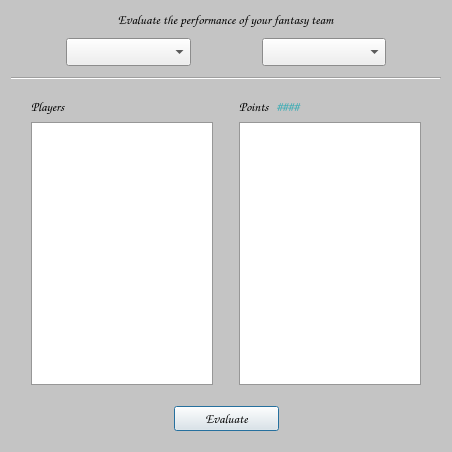
<?xml version="1.0" encoding="UTF-8"?>
<ui version="4.0">
 <class>EVALUATETeamDialog</class>
 <widget class="QDialog" name="EVALUATETeamDialog">
  <property name="windowModality">
   <enum>Qt::WindowModal</enum>
  </property>
  <property name="geometry">
   <rect>
    <x>0</x>
    <y>0</y>
    <width>452</width>
    <height>452</height>
   </rect>
  </property>
  <property name="sizePolicy">
   <sizepolicy hsizetype="Fixed" vsizetype="Fixed">
    <horstretch>0</horstretch>
    <verstretch>0</verstretch>
   </sizepolicy>
  </property>
  <property name="minimumSize">
   <size>
    <width>452</width>
    <height>452</height>
   </size>
  </property>
  <property name="maximumSize">
   <size>
    <width>550</width>
    <height>600</height>
   </size>
  </property>
  <property name="palette">
   <palette>
    <active>
     <colorrole role="Base">
      <brush brushstyle="SolidPattern">
       <color alpha="255">
        <red>255</red>
        <green>255</green>
        <blue>255</blue>
       </color>
      </brush>
     </colorrole>
     <colorrole role="Window">
      <brush brushstyle="SolidPattern">
       <color alpha="255">
        <red>196</red>
        <green>196</green>
        <blue>196</blue>
       </color>
      </brush>
     </colorrole>
    </active>
    <inactive>
     <colorrole role="Base">
      <brush brushstyle="SolidPattern">
       <color alpha="255">
        <red>255</red>
        <green>255</green>
        <blue>255</blue>
       </color>
      </brush>
     </colorrole>
     <colorrole role="Window">
      <brush brushstyle="SolidPattern">
       <color alpha="255">
        <red>196</red>
        <green>196</green>
        <blue>196</blue>
       </color>
      </brush>
     </colorrole>
    </inactive>
    <disabled>
     <colorrole role="Base">
      <brush brushstyle="SolidPattern">
       <color alpha="255">
        <red>196</red>
        <green>196</green>
        <blue>196</blue>
       </color>
      </brush>
     </colorrole>
     <colorrole role="Window">
      <brush brushstyle="SolidPattern">
       <color alpha="255">
        <red>196</red>
        <green>196</green>
        <blue>196</blue>
       </color>
      </brush>
     </colorrole>
    </disabled>
   </palette>
  </property>
  <property name="font">
   <font>
    <family>Comic Sans MS</family>
    <pointsize>10</pointsize>
   </font>
  </property>
  <property name="windowTitle">
   <string>Evaluate Team</string>
  </property>
  <property name="modal">
   <bool>true</bool>
  </property>
  <layout class="QVBoxLayout" name="verticalLayout">
   <item alignment="Qt::AlignHCenter">
    <widget class="QLabel" name="label">
     <property name="font">
      <font>
       <family>Comic Sans MS</family>
       <pointsize>10</pointsize>
       <kerning>true</kerning>
      </font>
     </property>
     <property name="text">
      <string>Evaluate the performance of your fantasy team</string>
     </property>
     <property name="textFormat">
      <enum>Qt::AutoText</enum>
     </property>
     <property name="scaledContents">
      <bool>true</bool>
     </property>
     <property name="alignment">
      <set>Qt::AlignCenter</set>
     </property>
    </widget>
   </item>
   <item>
    <layout class="QHBoxLayout" name="horizontalLayout_5">
     <property name="topMargin">
      <number>4</number>
     </property>
     <property name="bottomMargin">
      <number>5</number>
     </property>
     <item>
      <spacer name="horizontalSpacer_5">
       <property name="orientation">
        <enum>Qt::Horizontal</enum>
       </property>
       <property name="sizeType">
        <enum>QSizePolicy::Maximum</enum>
       </property>
       <property name="sizeHint" stdset="0">
        <size>
         <width>55</width>
         <height>20</height>
        </size>
       </property>
      </spacer>
     </item>
     <item>
      <widget class="QComboBox" name="comboBox">
       <property name="sizePolicy">
        <sizepolicy hsizetype="MinimumExpanding" vsizetype="Fixed">
         <horstretch>0</horstretch>
         <verstretch>0</verstretch>
        </sizepolicy>
       </property>
       <property name="minimumSize">
        <size>
         <width>110</width>
         <height>0</height>
        </size>
       </property>
       <property name="font">
        <font>
         <family>Comic Sans MS</family>
         <pointsize>11</pointsize>
        </font>
       </property>
       <property name="frame">
        <bool>true</bool>
       </property>
      </widget>
     </item>
     <item>
      <spacer name="horizontalSpacer_7">
       <property name="orientation">
        <enum>Qt::Horizontal</enum>
       </property>
       <property name="sizeType">
        <enum>QSizePolicy::Maximum</enum>
       </property>
       <property name="sizeHint" stdset="0">
        <size>
         <width>65</width>
         <height>20</height>
        </size>
       </property>
      </spacer>
     </item>
     <item>
      <widget class="QComboBox" name="comboBox_2">
       <property name="sizePolicy">
        <sizepolicy hsizetype="MinimumExpanding" vsizetype="Fixed">
         <horstretch>0</horstretch>
         <verstretch>0</verstretch>
        </sizepolicy>
       </property>
       <property name="minimumSize">
        <size>
         <width>110</width>
         <height>0</height>
        </size>
       </property>
       <property name="font">
        <font>
         <family>Comic Sans MS</family>
         <pointsize>11</pointsize>
        </font>
       </property>
      </widget>
     </item>
     <item>
      <spacer name="horizontalSpacer_6">
       <property name="orientation">
        <enum>Qt::Horizontal</enum>
       </property>
       <property name="sizeType">
        <enum>QSizePolicy::Maximum</enum>
       </property>
       <property name="sizeHint" stdset="0">
        <size>
         <width>55</width>
         <height>20</height>
        </size>
       </property>
      </spacer>
     </item>
    </layout>
   </item>
   <item>
    <widget class="Line" name="line">
     <property name="orientation">
      <enum>Qt::Horizontal</enum>
     </property>
    </widget>
   </item>
   <item>
    <layout class="QHBoxLayout" name="horizontalLayout">
     <property name="leftMargin">
      <number>20</number>
     </property>
     <property name="topMargin">
      <number>10</number>
     </property>
     <property name="rightMargin">
      <number>20</number>
     </property>
     <property name="bottomMargin">
      <number>10</number>
     </property>
     <item>
      <layout class="QVBoxLayout" name="verticalLayout_2">
       <property name="rightMargin">
        <number>10</number>
       </property>
       <item>
        <layout class="QHBoxLayout" name="horizontalLayout_2">
         <item alignment="Qt::AlignLeft">
          <widget class="QLabel" name="label_4">
           <property name="font">
            <font>
             <family>Comic Sans MS</family>
             <pointsize>10</pointsize>
             <weight>75</weight>
             <bold>true</bold>
            </font>
           </property>
           <property name="text">
            <string>Players</string>
           </property>
          </widget>
         </item>
         <item>
          <spacer name="horizontalSpacer_3">
           <property name="orientation">
            <enum>Qt::Horizontal</enum>
           </property>
           <property name="sizeHint" stdset="0">
            <size>
             <width>40</width>
             <height>20</height>
            </size>
           </property>
          </spacer>
         </item>
        </layout>
       </item>
       <item>
        <widget class="QListWidget" name="listWidget">
         <property name="editTriggers">
          <set>QAbstractItemView::NoEditTriggers</set>
         </property>
         <property name="selectionMode">
          <enum>QAbstractItemView::NoSelection</enum>
         </property>
        </widget>
       </item>
      </layout>
     </item>
     <item>
      <layout class="QVBoxLayout" name="verticalLayout_3">
       <property name="leftMargin">
        <number>10</number>
       </property>
       <item>
        <layout class="QHBoxLayout" name="horizontalLayout_3">
         <item alignment="Qt::AlignLeft">
          <widget class="QLabel" name="label_5">
           <property name="font">
            <font>
             <family>Comic Sans MS</family>
             <pointsize>10</pointsize>
             <weight>75</weight>
             <bold>true</bold>
            </font>
           </property>
           <property name="text">
            <string>Points</string>
           </property>
          </widget>
         </item>
         <item alignment="Qt::AlignLeft">
          <widget class="QLabel" name="pointsVal">
           <property name="palette">
            <palette>
             <active>
              <colorrole role="WindowText">
               <brush brushstyle="SolidPattern">
                <color alpha="255">
                 <red>60</red>
                 <green>172</green>
                 <blue>180</blue>
                </color>
               </brush>
              </colorrole>
              <colorrole role="Text">
               <brush brushstyle="SolidPattern">
                <color alpha="255">
                 <red>68</red>
                 <green>193</green>
                 <blue>202</blue>
                </color>
               </brush>
              </colorrole>
              <colorrole role="PlaceholderText">
               <brush brushstyle="SolidPattern">
                <color alpha="128">
                 <red>68</red>
                 <green>193</green>
                 <blue>202</blue>
                </color>
               </brush>
              </colorrole>
             </active>
             <inactive>
              <colorrole role="WindowText">
               <brush brushstyle="SolidPattern">
                <color alpha="255">
                 <red>60</red>
                 <green>172</green>
                 <blue>180</blue>
                </color>
               </brush>
              </colorrole>
              <colorrole role="Text">
               <brush brushstyle="SolidPattern">
                <color alpha="255">
                 <red>68</red>
                 <green>193</green>
                 <blue>202</blue>
                </color>
               </brush>
              </colorrole>
              <colorrole role="PlaceholderText">
               <brush brushstyle="SolidPattern">
                <color alpha="128">
                 <red>68</red>
                 <green>193</green>
                 <blue>202</blue>
                </color>
               </brush>
              </colorrole>
             </inactive>
             <disabled>
              <colorrole role="WindowText">
               <brush brushstyle="SolidPattern">
                <color alpha="255">
                 <red>120</red>
                 <green>120</green>
                 <blue>120</blue>
                </color>
               </brush>
              </colorrole>
              <colorrole role="Text">
               <brush brushstyle="SolidPattern">
                <color alpha="255">
                 <red>120</red>
                 <green>120</green>
                 <blue>120</blue>
                </color>
               </brush>
              </colorrole>
              <colorrole role="PlaceholderText">
               <brush brushstyle="SolidPattern">
                <color alpha="128">
                 <red>0</red>
                 <green>0</green>
                 <blue>0</blue>
                </color>
               </brush>
              </colorrole>
             </disabled>
            </palette>
           </property>
           <property name="font">
            <font>
             <family>Comic Sans MS</family>
             <pointsize>10</pointsize>
             <weight>75</weight>
             <bold>true</bold>
            </font>
           </property>
           <property name="text">
            <string>####</string>
           </property>
          </widget>
         </item>
         <item>
          <spacer name="horizontalSpacer_4">
           <property name="orientation">
            <enum>Qt::Horizontal</enum>
           </property>
           <property name="sizeHint" stdset="0">
            <size>
             <width>40</width>
             <height>20</height>
            </size>
           </property>
          </spacer>
         </item>
        </layout>
       </item>
       <item>
        <widget class="QListWidget" name="listWidget_2">
         <property name="palette">
          <palette>
           <active>
            <colorrole role="Text">
             <brush brushstyle="SolidPattern">
              <color alpha="255">
               <red>68</red>
               <green>193</green>
               <blue>202</blue>
              </color>
             </brush>
            </colorrole>
            <colorrole role="PlaceholderText">
             <brush brushstyle="SolidPattern">
              <color alpha="128">
               <red>68</red>
               <green>193</green>
               <blue>202</blue>
              </color>
             </brush>
            </colorrole>
           </active>
           <inactive>
            <colorrole role="Text">
             <brush brushstyle="SolidPattern">
              <color alpha="255">
               <red>68</red>
               <green>193</green>
               <blue>202</blue>
              </color>
             </brush>
            </colorrole>
            <colorrole role="PlaceholderText">
             <brush brushstyle="SolidPattern">
              <color alpha="128">
               <red>68</red>
               <green>193</green>
               <blue>202</blue>
              </color>
             </brush>
            </colorrole>
           </inactive>
           <disabled>
            <colorrole role="Text">
             <brush brushstyle="SolidPattern">
              <color alpha="255">
               <red>120</red>
               <green>120</green>
               <blue>120</blue>
              </color>
             </brush>
            </colorrole>
            <colorrole role="PlaceholderText">
             <brush brushstyle="SolidPattern">
              <color alpha="128">
               <red>0</red>
               <green>0</green>
               <blue>0</blue>
              </color>
             </brush>
            </colorrole>
           </disabled>
          </palette>
         </property>
         <property name="font">
          <font>
           <family>Comic Sans MS</family>
           <pointsize>11</pointsize>
          </font>
         </property>
         <property name="editTriggers">
          <set>QAbstractItemView::NoEditTriggers</set>
         </property>
         <property name="selectionMode">
          <enum>QAbstractItemView::NoSelection</enum>
         </property>
        </widget>
       </item>
      </layout>
     </item>
    </layout>
   </item>
   <item>
    <layout class="QHBoxLayout" name="horizontalLayout_4">
     <property name="topMargin">
      <number>5</number>
     </property>
     <property name="bottomMargin">
      <number>10</number>
     </property>
     <item>
      <spacer name="horizontalSpacer">
       <property name="orientation">
        <enum>Qt::Horizontal</enum>
       </property>
       <property name="sizeHint" stdset="0">
        <size>
         <width>40</width>
         <height>20</height>
        </size>
       </property>
      </spacer>
     </item>
     <item>
      <widget class="QPushButton" name="pushButton">
       <property name="minimumSize">
        <size>
         <width>105</width>
         <height>0</height>
        </size>
       </property>
       <property name="text">
        <string>Evaluate</string>
       </property>
      </widget>
     </item>
     <item>
      <spacer name="horizontalSpacer_2">
       <property name="orientation">
        <enum>Qt::Horizontal</enum>
       </property>
       <property name="sizeHint" stdset="0">
        <size>
         <width>40</width>
         <height>20</height>
        </size>
       </property>
      </spacer>
     </item>
    </layout>
   </item>
  </layout>
 </widget>
 <resources/>
 <connections/>
</ui>
